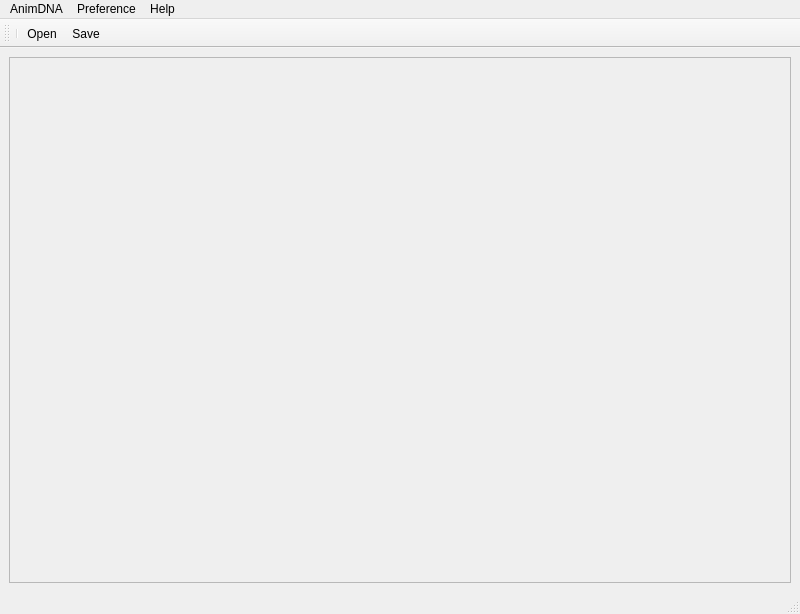
<?xml version="1.0" encoding="UTF-8"?>
<ui version="4.0">
 <class>MainWindow</class>
 <widget class="QMainWindow" name="MainWindow">
  <property name="geometry">
   <rect>
    <x>0</x>
    <y>0</y>
    <width>800</width>
    <height>614</height>
   </rect>
  </property>
  <property name="windowTitle">
   <string>MainWindow</string>
  </property>
  <widget class="QWidget" name="centralwidget">
   <layout class="QGridLayout" name="gridLayout">
    <item row="0" column="0">
     <widget class="QFrame" name="frame">
      <property name="frameShape">
       <enum>QFrame::StyledPanel</enum>
      </property>
      <property name="frameShadow">
       <enum>QFrame::Raised</enum>
      </property>
     </widget>
    </item>
   </layout>
  </widget>
  <widget class="QMenuBar" name="menubar">
   <property name="geometry">
    <rect>
     <x>0</x>
     <y>0</y>
     <width>800</width>
     <height>22</height>
    </rect>
   </property>
   <widget class="QMenu" name="menuAnimDNA">
    <property name="title">
     <string>AnimDNA</string>
    </property>
    <widget class="QMenu" name="menuRecent">
     <property name="title">
      <string>Recent</string>
     </property>
     <addaction name="actionSmiley_json"/>
     <addaction name="actionSmiley_with_teeth_json"/>
    </widget>
    <addaction name="menuRecent"/>
    <addaction name="actionAbout"/>
   </widget>
   <widget class="QMenu" name="menuHelp">
    <property name="title">
     <string>Help</string>
    </property>
    <addaction name="actionDocumentation"/>
    <addaction name="actionReport_an_error"/>
   </widget>
   <widget class="QMenu" name="menuPreference">
    <property name="title">
     <string>Preference</string>
    </property>
   </widget>
   <addaction name="menuAnimDNA"/>
   <addaction name="menuPreference"/>
   <addaction name="menuHelp"/>
  </widget>
  <widget class="QStatusBar" name="statusbar"/>
  <widget class="QToolBar" name="toolBar">
   <property name="windowTitle">
    <string>toolBar</string>
   </property>
   <attribute name="toolBarArea">
    <enum>TopToolBarArea</enum>
   </attribute>
   <attribute name="toolBarBreak">
    <bool>true</bool>
   </attribute>
   <addaction name="separator"/>
   <addaction name="actionOpen"/>
   <addaction name="actionSave"/>
  </widget>
  <action name="actionRecent_File">
   <property name="text">
    <string>Preference</string>
   </property>
  </action>
  <action name="actionDocumentation">
   <property name="text">
    <string>Documentation</string>
   </property>
  </action>
  <action name="actionReport_an_error">
   <property name="text">
    <string>Report a problem</string>
   </property>
  </action>
  <action name="actionOpen">
   <property name="icon">
    <iconset resource="images/OpenIcon.qrc">
     <normaloff>:/Live_Mail_Icon/Live Mail.ico</normaloff>:/Live_Mail_Icon/Live Mail.ico</iconset>
   </property>
   <property name="text">
    <string>Open</string>
   </property>
   <property name="toolTip">
    <string>Import .json file</string>
   </property>
   <property name="shortcut">
    <string>Ctrl+O</string>
   </property>
  </action>
  <action name="actionFont">
   <property name="text">
    <string>Font</string>
   </property>
  </action>
  <action name="actionAbout">
   <property name="text">
    <string>About</string>
   </property>
  </action>
  <action name="actionSave">
   <property name="icon">
    <iconset resource="images/SaveIcon.qrc">
     <normaloff>:/save/489751-Floppy_Disk-128.png</normaloff>:/save/489751-Floppy_Disk-128.png</iconset>
   </property>
   <property name="text">
    <string>Save</string>
   </property>
   <property name="toolTip">
    <string>Export .json</string>
   </property>
   <property name="shortcut">
    <string>Ctrl+S</string>
   </property>
  </action>
  <action name="actionSmiley_json">
   <property name="text">
    <string>smiley.json</string>
   </property>
  </action>
  <action name="actionSmiley_with_teeth_json">
   <property name="text">
    <string>smiley_with_teeth.json</string>
   </property>
  </action>
 </widget>
 <resources>
  <include location="images/OpenIcon.qrc"/>
  <include location="images/UndoIcon.qrc"/>
  <include location="images/RedoIcon.qrc"/>
  <include location="images/SaveIcon.qrc"/>
 </resources>
 <connections/>
</ui>
